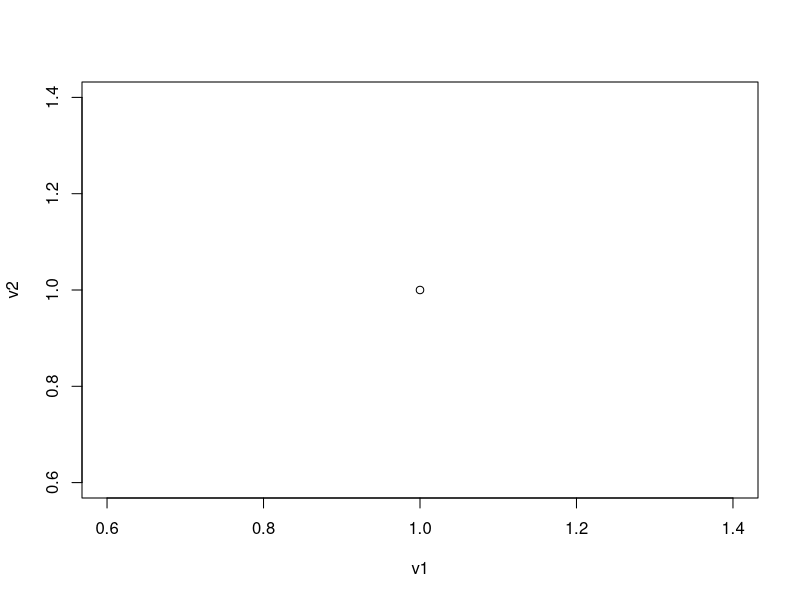
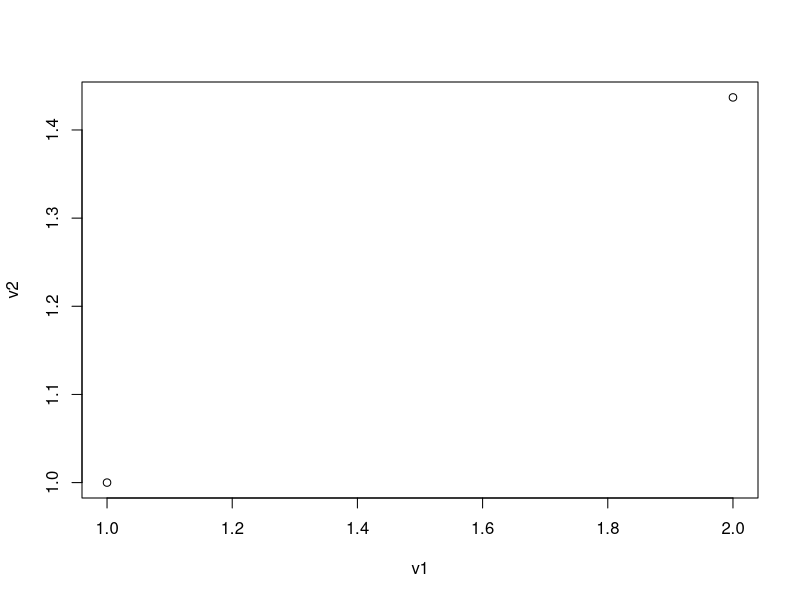
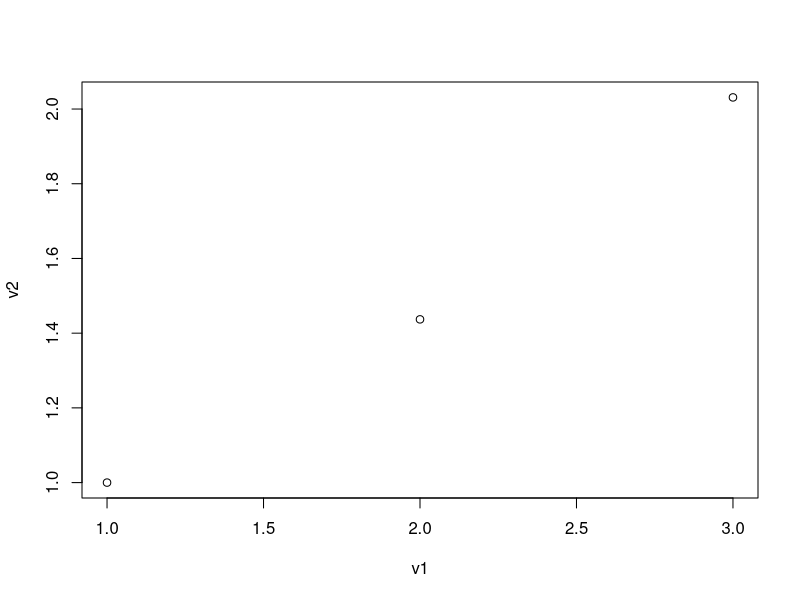
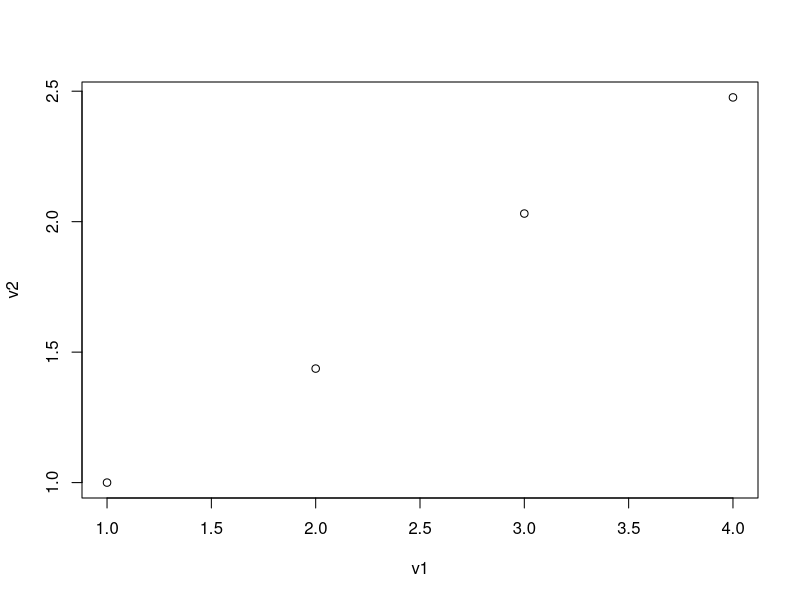
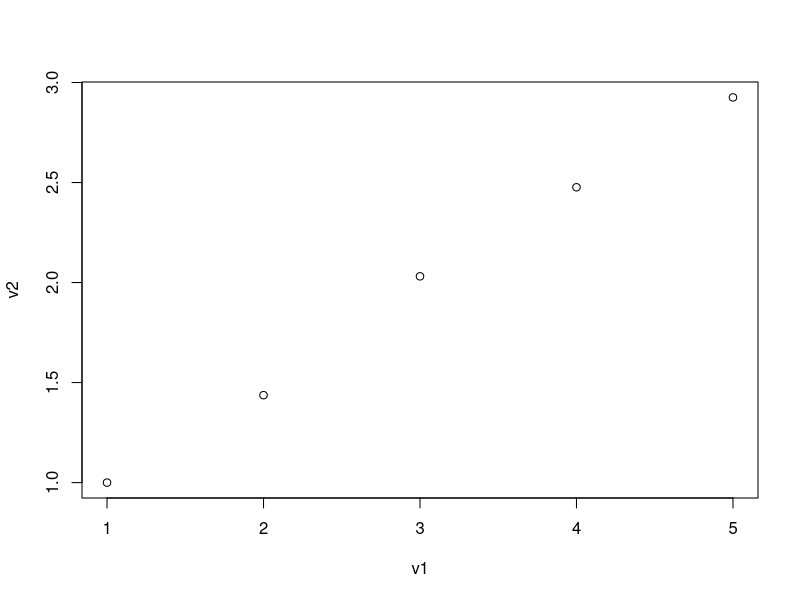
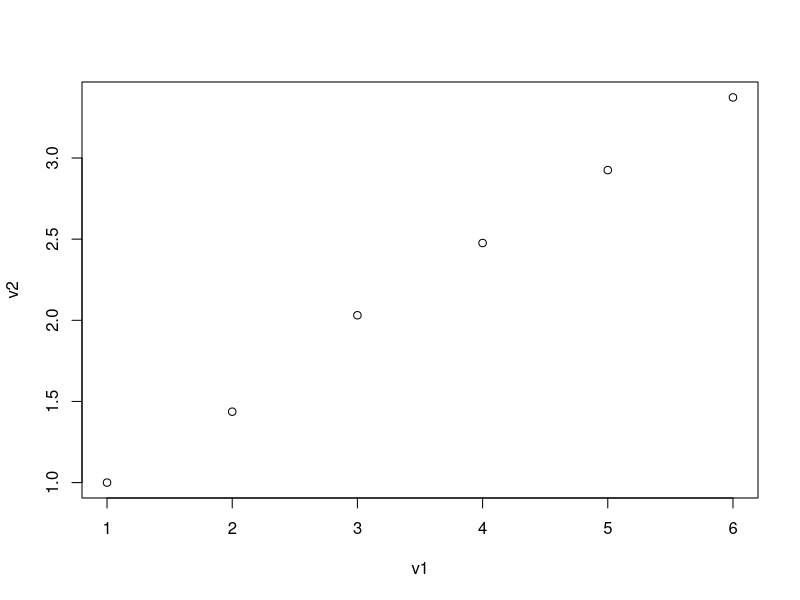
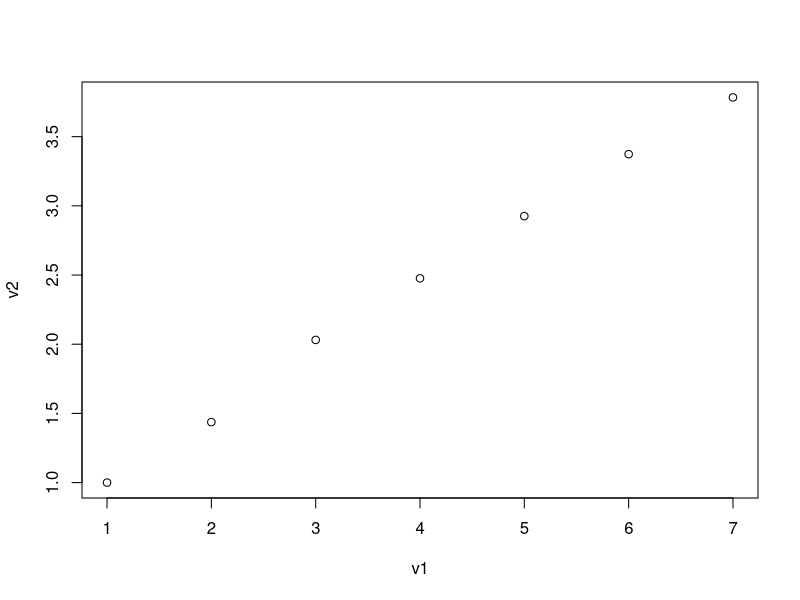
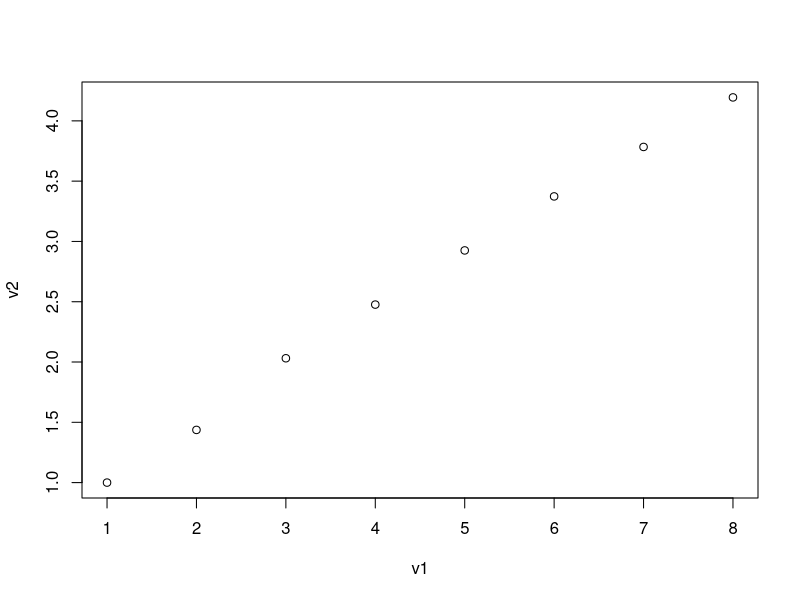

Source code (R) for these figures, in order: (Note: a time limit stopped this script after it produced the figures.)
# https://thefiddler.substack.com/p/can-you-meet-me-at-the-mall


Mall_Fiddler <- function(friends=3, wait_time=15) {
  mins <- 60
  
  start_times <- runif(friends, 0, mins)
  end_times <- start_times + wait_time
  end_times <- pmin(end_times, mins)

  arrive <- rep(1, friends)
  depart <- rep(-1, friends)
  
  times <- c(start_times, end_times)
  counts <- c(arrive, depart)
 
  idx <- order(times)
  
  # v1 <- times[idx]
  v2 <- counts[idx]
  
  friend_counts <- cumsum(v2)
  maxx <- max(friend_counts)
  
  return(maxx)
}

trials <- 50000

hi <- 500
lo <- 1
friend_set <- lo:hi
ledger <- double(hi)


for (i in seq_along(friend_set) ) {
  mc <- replicate(trials, Mall_Fiddler(i, 15) )
  soln <- sum(mc) / trials
  ledger[i] <- soln
  
  v1 <- friend_set[1:i]
  v2 <- ledger[1:i]
  plot(v2 ~ v1)
  
  update <- paste(i, hi, sep = " / ")
  print(update)
}


plot(ledger ~ friend_set)                                                                                                                                                                                                                                                                             

rm(mc, v1, v2)
rm(i, soln, update)


# https://www.sciencenews.org/puzzle-answers
